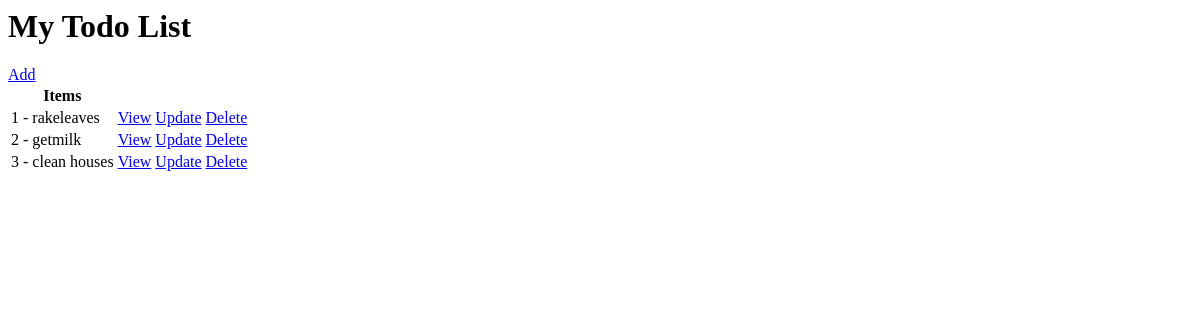
Before: / with the older database file.
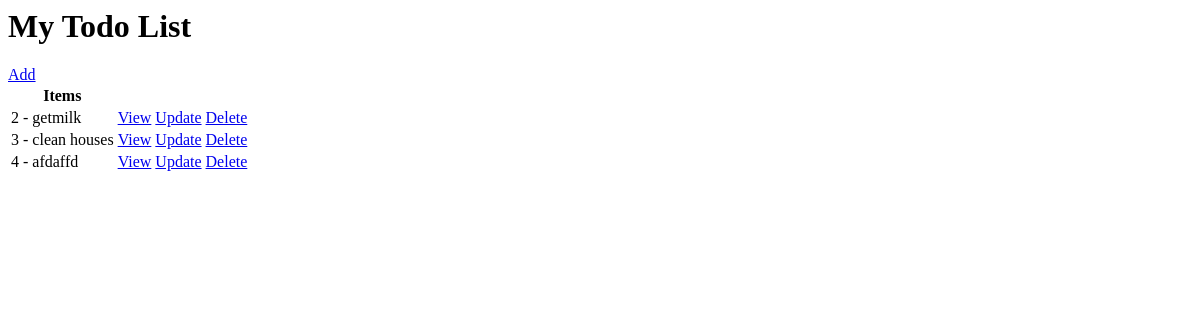
After: the same page with the newer database file.
### todo/models.py (models this page shows, shortened)
class Task(models.Model):
    user = models.ForeignKey(User, on_delete=models.CASCADE, null=True, blank=True)
    title = models.CharField(max_length=200, null=True)
    description = models.TextField(null=True, blank=True)
    complete = models.BooleanField(default=False)
    created = models.DateTimeField(auto_now_add=True)
    class Meta:
        ordering = ['complete']

### todo/views.py (the view)
# urls.py: path('', TaskList.as_view(), name='task'),
class TaskList(ListView):
    model = Task
    context_object_name = 'task'

### todo/templates/todo/task_list.html
<h1> My Todo List </h1>
<td><a href="{% url 'task-create' %}">Add</a></td>
<table>
    <tr>
        <th>Items</th>
    </tr>
    {% for tasks in task %}
    <tr>
        <td>{{ tasks.id }} - {{ tasks.title }}</td>
        <td><a href="{% url 'task-detail' tasks.id %}">View</a></td>
        <td><a href="{% url 'task-update' tasks.id %}">Update</a></td>
        <td><a href="{% url 'task-delete' tasks.id %}">Delete</a></td>
    </tr>
    {% empty %}
    <h3> No Items in List </h3>
    <a href="">Add New Item</a>
    {% endfor %}
</table>

Changed rows visible on the page:
removed Task: id "1", title "rakeleaves"
added Task: id "4", title "afdaffd"
